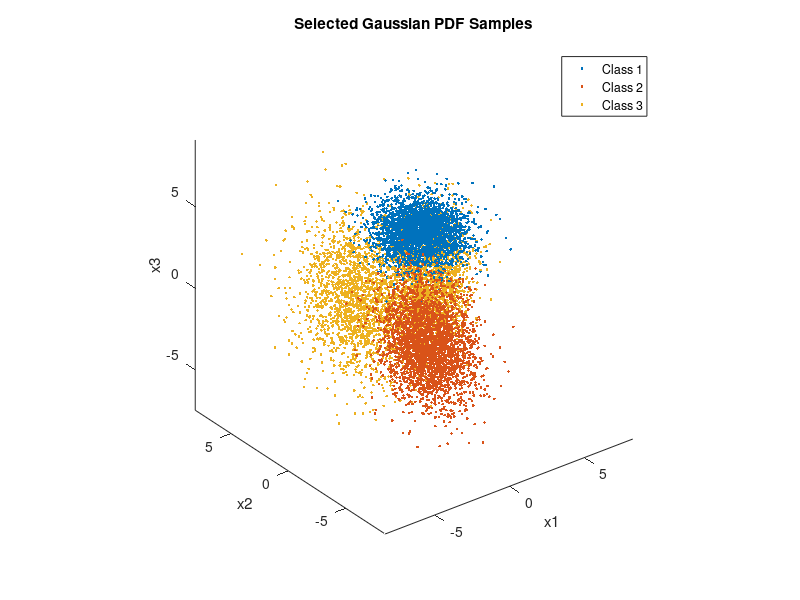

The MATLAB source for this figure: (Note: this script raises an error after producing the figure.)
% Julian Perez %
% EECE5644 Assignment 1 %
% Question 2 %

clearvars; close all; clear all;

n=3;
N=10000;
C=3;

% Means and covariance matrices (4 sets)
mu(:,1)=[0.5 0 4];
mu(:,2)=[-2 -4 0];
mu(:,3)=[2 1 0];
mu(:,4)=[-2 2 0];

Sigma(:,:,1)=[1 -0.5 0;
              -0.5 1 0;
              0 0 1];
Sigma(:,:,2)=[2 0.5 0;
              0.5 2 1;
              0 1 2];
Sigma(:,:,3)=[3 2 0;
              2 3 0;
              0 0 3];
Sigma(:,:,4)=[3.5 1 0;
              1 3.5 1;
              0 1 3.5];

% Store priors for each dist
distPrior = [0.3 0.3 0.2 0.2];

% Distribution assignments
rnd=rand(1,N);
dist=zeros(1,N);
for i=1:N
    r=rnd(i);
    if r >= sum(distPrior(1:3))
        dist(i)=4;
    elseif r >= sum(distPrior(1:2))
        dist(i)=3;
    elseif r >= sum(distPrior(1))
        dist(i)=2;
    else
        dist(i)=1;
    end
end

distCount=[length(find(dist==1)),length(find(dist==2)),length(find(dist==3)),length(find(dist==4))];

% Generate data
x=zeros(n,N);
for d=1:4
    x(:,dist==d) = mvnrnd(mu(:,d), Sigma(:,:,d),distCount(d))';
end

% Convert distributions -> true label
prior = [0.3 0.3 0.4];
label = zeros(1,N);
for i = 1:N
    if dist(i)==4
        label(i)=3;
    else
        label(i)=dist(i);
    end
end

labelCount=[distCount(1),distCount(2),distCount(3),distCount(4)];

% Plot generated samples
figure(1);
for l=1:C
    plot3(x(1,label==l),x(2,label==l),x(3,label==l),'.');
    axis equal;
    hold on;
end
title('Selected Gaussian PDF Samples');
xlabel('x1');
ylabel('x2');
zlabel('x3');
legend('Class 1','Class 2','Class 3');
hold off;

% Probabilities and class posteriors
% Credit to ERMwithClabels.m shared code
for l=1:C
    if l==C
        pxgivenl(l,:)=(evalGaussian(x,mu(:,l), Sigma(:,:,l))+evalGaussian(x,mu(:,l+1), Sigma(:,:,l+1)))/2;
    else
        pxgivenl(l,:)=evalGaussian(x,mu(:,l), Sigma(:,:,l));
    end
end
px=prior*pxgivenl;
plgivenx=pxgivenl.*repmat(prior',1,N)./repmat(px,3,1); % Bayes theorem

% 0-1 loss matrix, expected risks, decisions
lossMatrix=ones(C,C)-eye(C);
[decision,confusionMatrix]=runClassif(lossMatrix, plgivenx, label, labelCount);

% Expected risk
estRisk = expRiskEstimate(lossMatrix, decision, label, N, 3);

% Plot samples with marked correct & incorrect decisions
figure(2);
plotDecision(x, label, decision, C);
title('Loss Matrix - Decisions vs True Class Labels');


%Part 2

%Loss matrix when caring 10 times more about mistakes when L = 3
lossMatrix10 = [0 1 10; 1 0 10; 1 1 0];
[decisions10,confusionMatrix10]=runClassif(lossMatrix10, plgivenx, label, labelCount);

% Expected risk 10
estRisk10=expRiskEstimate(lossMatrix10, decisions10, label, N, 3);

% Plot Risk10 Results
figure(3);
plotDecision(x, label, decisions10, C);
title('Lambda10 - Decisions vs True Class Labels');

%loss matrix when caring 100 times more about mistakes when L=3
lossMatrix100 = [0 1 1; 1 0 1; 100 100 0];
[decisions100,confusionMatrix100]=runClassif(lossMatrix100, plgivenx, label, labelCount);

% Expected risk 100
estRisk100=expRiskEstimate(lossMatrix100, decisions100, label, N, 3);

% Plot Risk100 Results
figure(4);
plotDecision(x, label, decisions100, C);
title('Lambda100 - Decisionss vs True Class Labels');

function plotDecision(x, label, decision, C)
    markers = ['^' 's' 'o'];
    for l=1:C
        indCorrect=find(label==l&label==decision);
        indIncorrect=find(label==l&label~=decision);
        plot3(x(1,indCorrect),x(2,indCorrect), x(3,indCorrect), strcat('g', markers(l)));
        axis equal;
        hold on;
        plot3(x(1,indIncorrect),x(2,indIncorrect), x(3,indIncorrect), strcat('r', markers(l)));
        axis equal;
        hold on;
    end
    xlabel('x1');ylabel('x2');zlabel('x3');
    legend('Class 1 Correct', 'Class 1 Incorrect', 'Class 2 Correct', 'Class 2 Incorrect');
    hold off;
end

function r = expRiskEstimate(lossMatrix, decision, label, N, C)
    r = 0;
    for d=1:C
        for l=1:C
            r=r+(lossMatrix(d,l) + sum(decision(label==l)==d));
        end
    end
    r=r/N;
end

% Make decisions & confusion matrix
function[decision,confusionMatrix]=runClassif(lossMatrix, classPosteriors, label, labelCount)
    expRisk=lossMatrix*classPosteriors;
    [~,decision]=min(expRisk,[],1);

    confusionMatrix=zeros(3);
    for l=1:3
        classDecision=decision(label == l);
        for d=1:3
            confusionMatrix(d,l)=sum(classDecision==d)/labelCount(l);
        end
    end
end

% evalGaussian
% credit to Prof. Deniz's shared code file
function g=evalGaussian(x,mu,Sigma)
    % Evaluates the Gaussian pdf N(mu,Sigma) at each coumn of X
    [n,N] = size(x);
    C = ((2*pi)^n * det(Sigma))^(-1/2);
    E = -0.5*sum((x-repmat(mu,1,N)).*(inv(Sigma)*(x-repmat(mu,1,N))),1);
    g = C*exp(E);
end